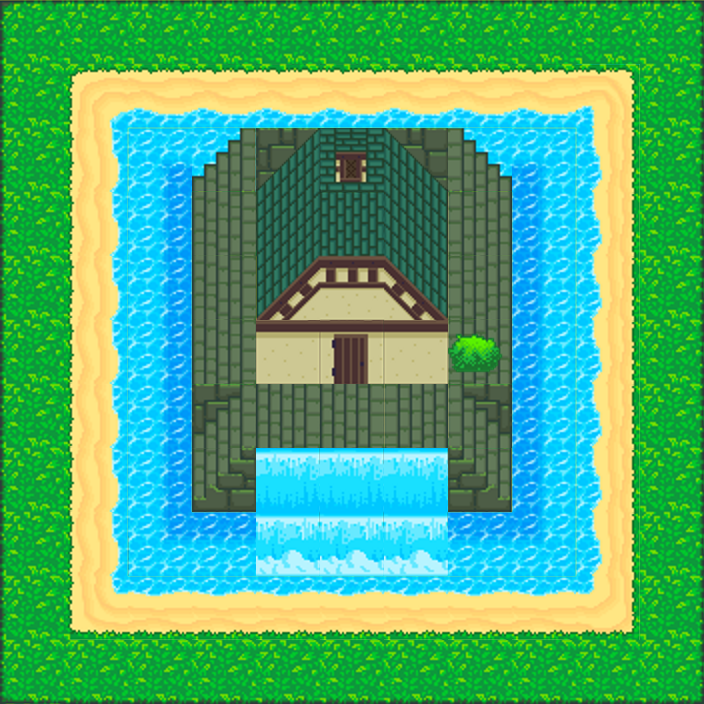

Below is a game level as drawn by its tile map, then a one-line description and the .tmx that defines it (tile-layer data replaced by summaries):
An orthogonal 11x11 tile map with 64x64 px tiles, 3 tile layers (Livello tile 1, Livello tile 2, Livello tile 3), 2 tilesets.

<map version="1.0" tiledversion="1.1.4" orientation="orthogonal" renderorder="right-down" width="11" height="11" tilewidth="64" tileheight="64" infinite="0" nextobjectid="1">
 <tileset firstgid="1" source="base_out_atlas.tsx" />
 <tileset firstgid="1025" source="marginless_ani32.tsx" />
 <layer name="Livello tile 1" width="11" height="11">
  <data>[121 cells, 121 non-empty, 25 distinct tile ids]</data>
 </layer>
 <layer name="Livello tile 2" width="11" height="11">
  <data>[121 cells, 33 non-empty, 14 distinct tile ids]</data>
 </layer>
 <layer name="Livello tile 3" width="11" height="11">
  <data>[121 cells, 18 non-empty, 16 distinct tile ids]</data>
 </layer>
</map>
